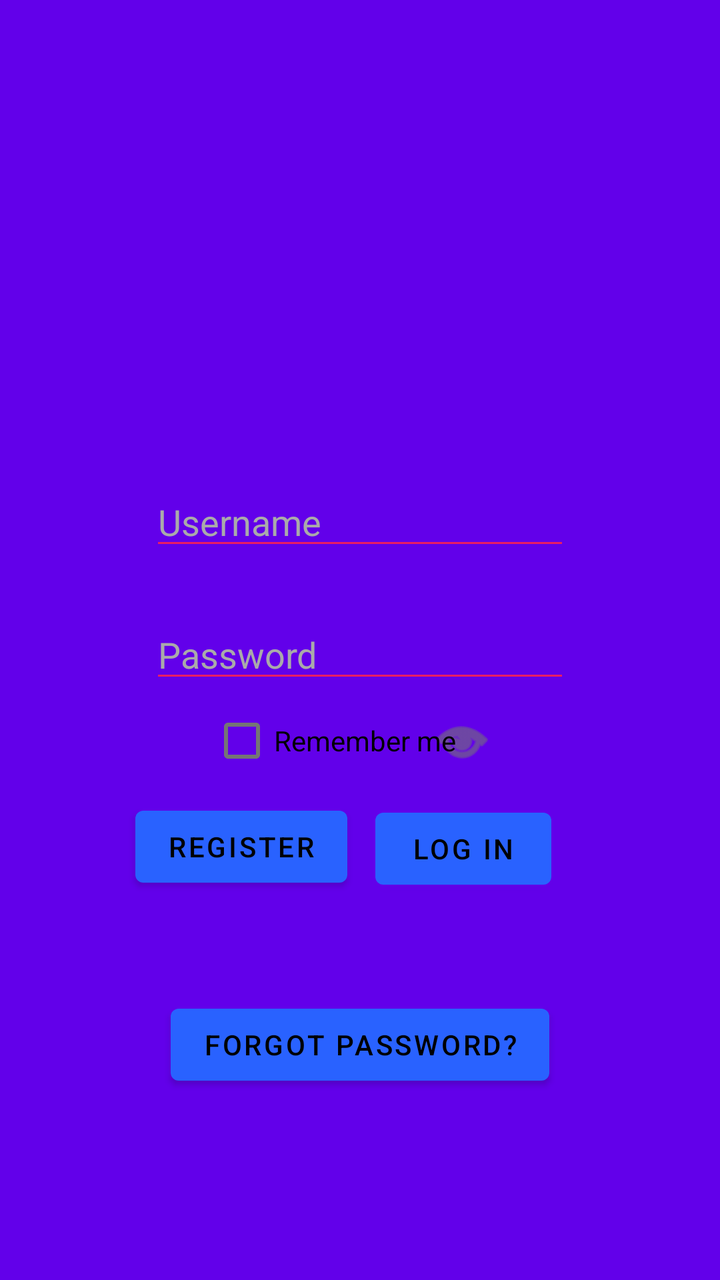
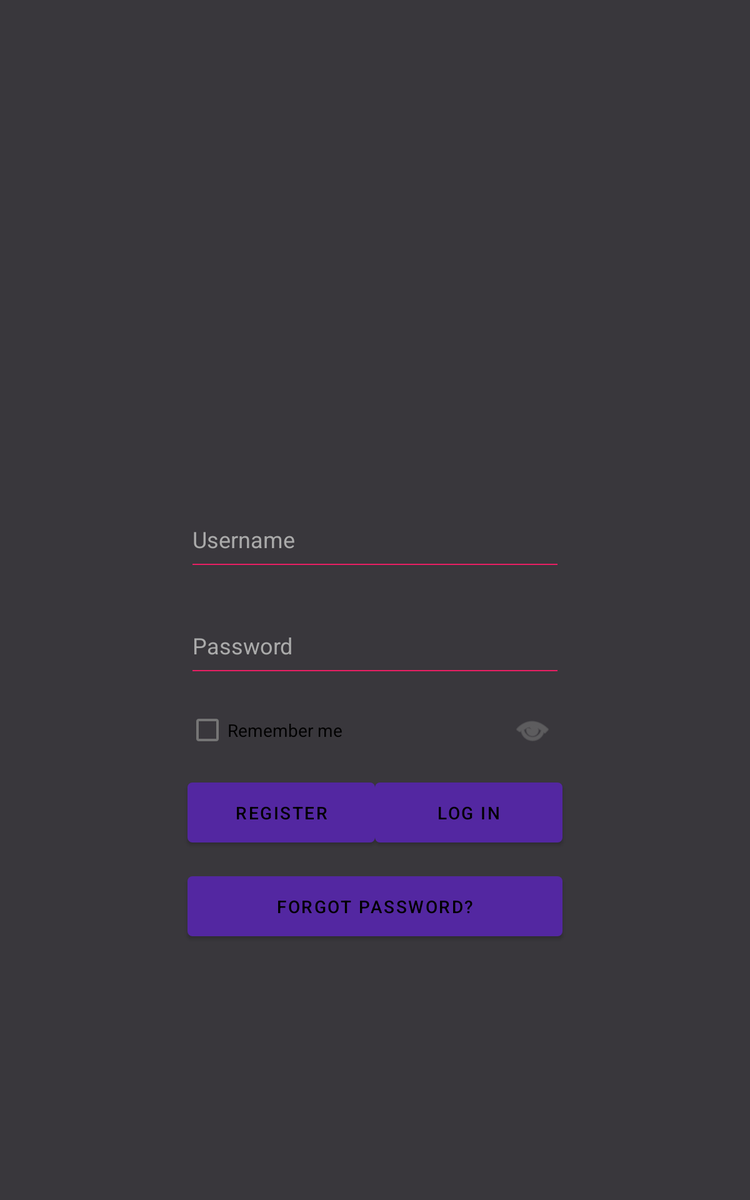

The same Android screen from two of the app's own layout files: first res/layout/ as a phone draws it, then the repository's variant for another configuration, drawn on a device whose configuration selects that folder. Both files follow.
<!-- AndroidManifest.xml: application theme Theme.Proje -->
<!-- res/layout/activity_main.xml -->
<?xml version="1.0" encoding="utf-8"?>
<androidx.constraintlayout.widget.ConstraintLayout xmlns:android="http://schemas.android.com/apk/res/android"
    xmlns:app="http://schemas.android.com/apk/res-auto"
    xmlns:tools="http://schemas.android.com/tools"
    android:layout_width="match_parent"
    android:layout_height="match_parent"
    android:background="#6200EA"
    tools:context=".Login.MainActivity">

    <EditText
        android:id="@+id/usernameText"
        android:layout_width="210dp"
        android:layout_height="40dp"
        android:layout_marginTop="240dp"
        android:ems="10"
        android:hint="@string/username"
        android:inputType="textPersonName"
        android:singleLine="false"
        android:textColor="@color/purple_200"
        android:textColorHint="@android:color/darker_gray"
        app:layout_constraintEnd_toEndOf="parent"
        app:layout_constraintStart_toStartOf="parent"
        app:layout_constraintTop_toTopOf="parent" />

    <EditText
        android:id="@+id/passwordText"
        android:layout_width="wrap_content"
        android:layout_height="wrap_content"
        android:layout_marginTop="25dp"
        android:layout_marginBottom="4dp"
        android:ems="10"
        android:hint="@string/hintPassword"
        android:inputType="textPassword"
        android:textColor="@color/purple_200"
        android:textColorHint="@android:color/darker_gray"
        app:layout_constraintBottom_toTopOf="@+id/loginButton"
        app:layout_constraintEnd_toEndOf="parent"
        app:layout_constraintStart_toStartOf="parent"
        app:layout_constraintTop_toBottomOf="@+id/usernameText" />

    <ImageView
        android:id="@+id/imageView"
        android:layout_width="150dp"
        android:layout_height="150dp"
        android:layout_marginTop="40dp"
        android:contentDescription="TODO"
        app:layout_constraintEnd_toEndOf="parent"
        app:layout_constraintStart_toStartOf="parent"
        app:layout_constraintTop_toTopOf="parent"
        app:srcCompat="@drawable/vektor_image"
        tools:ignore="VectorDrawableCompat" />

    <Button
        android:id="@+id/loginButton"
        android:layout_width="wrap_content"
        android:layout_height="wrap_content"
        android:layout_marginTop="50dp"
        android:layout_marginBottom="50dp"
        android:text="@string/butonLogin"
        android:textColor="@color/black"
        app:backgroundTint="#2962FF"
        app:layout_constraintBottom_toTopOf="@+id/forgotButton"
        app:layout_constraintEnd_toEndOf="parent"
        app:layout_constraintHorizontal_bias="0.69"
        app:layout_constraintStart_toStartOf="parent"
        app:layout_constraintTop_toBottomOf="@+id/passwordText" />


    <Button
        android:id="@+id/forgotButton"
        android:layout_width="wrap_content"
        android:layout_height="wrap_content"
        android:layout_marginTop="50dp"
        android:text="@string/butonForgot"
        android:textColor="@color/black"
        app:backgroundTint="#2962FF"
        app:layout_constraintEnd_toEndOf="parent"
        app:layout_constraintStart_toStartOf="parent"
        app:layout_constraintTop_toBottomOf="@+id/loginButton" />

    <Button
        android:id="@+id/registerButton"
        android:layout_width="wrap_content"
        android:layout_height="wrap_content"
        android:layout_marginTop="50dp"
        android:layout_marginBottom="50dp"
        android:text="@string/butonRegister"
        android:textColor="@color/black"
        app:backgroundTint="#2962FF"
        app:layout_constraintBottom_toTopOf="@+id/forgotButton"
        app:layout_constraintEnd_toStartOf="@+id/loginButton"
        app:layout_constraintHorizontal_bias="0.827"
        app:layout_constraintStart_toStartOf="parent"
        app:layout_constraintTop_toBottomOf="@+id/passwordText"
        app:layout_constraintVertical_bias="0.75" />

    <CheckBox
        android:id="@+id/viewPassword"
        android:layout_width="wrap_content"
        android:layout_height="wrap_content"
        android:layout_marginEnd="105dp"
        android:layout_marginRight="105dp"
        android:button="@android:drawable/ic_menu_view"
        app:layout_constraintBottom_toTopOf="@+id/loginButton"
        app:layout_constraintEnd_toEndOf="parent"
        app:layout_constraintTop_toBottomOf="@+id/passwordText"
        app:layout_constraintVertical_bias="0.0" />

    <CheckBox
        android:id="@+id/rememberCheck"
        android:layout_width="wrap_content"
        android:layout_height="wrap_content"
        android:layout_marginStart="105dp"
        android:layout_marginLeft="105dp"
        android:text="@string/remember"
        app:layout_constraintBottom_toTopOf="@+id/registerButton"
        app:layout_constraintStart_toStartOf="parent"
        app:layout_constraintTop_toBottomOf="@+id/passwordText"
        app:layout_constraintVertical_bias="0.0" />


</androidx.constraintlayout.widget.ConstraintLayout>
<!-- resources referenced by this layout -->
<resources>
  <color name="black">#FF000000</color>
  <color name="purple_200">#FFBB86FC</color>
  <string name="butonForgot" translatable="false">Forgot password?</string>
  <string name="butonLogin" translatable="false">Log In</string>
  <string name="butonRegister" translatable="false">Regıster</string>
  <string name="hintPassword" translatable="false">Password</string>
  <string name="remember" translatable="false">Remember me</string>
  <string name="username" translatable="false">Username</string>
  <style name="Theme.Proje" parent="Theme.MaterialComponents.DayNight.DarkActionBar">
          
          <item name="colorPrimary">@color/backgroundColor</item>
          <item name="colorPrimaryVariant">@color/purple_700</item>
          <item name="colorOnPrimary">@color/backgroundColor</item>
          
          <item name="colorSecondary">@color/backgroundColor</item>
          <item name="colorSecondaryVariant">@color/teal_700</item>
          <item name="colorOnSecondary">@color/black</item>
          
          <item name="android:statusBarColor" tools:targetApi="l">?attr/colorPrimaryVariant</item>
          
          <item name="backgroundColor">@color/backgroundColor</item>
          <item name="backgroundTint">#E91E63</item>
          <item name="editTextColor">#E91E63</item>
          <item name="windowNoTitle">true</item>
          <item name="windowActionBar">false</item>
      </style>
  <color name="backgroundColor">#5327A1</color>
  <color name="purple_700">#FF3700B3</color>
  <color name="teal_700">#FF018786</color>
</resources>
<!-- res/layout-large/activity_main.xml (the repository's variant of the layout above) -->
<!-- drawn on a 7-inch tablet held upright -->
<?xml version="1.0" encoding="utf-8"?>
<androidx.constraintlayout.widget.ConstraintLayout xmlns:android="http://schemas.android.com/apk/res/android"
    xmlns:app="http://schemas.android.com/apk/res-auto"
    xmlns:tools="http://schemas.android.com/tools"
    android:layout_width="match_parent"
    android:layout_height="match_parent"
    android:background="#39373C"
    tools:context=".Login.MainActivity">

    <EditText
        android:id="@+id/usernameText"
        android:layout_width="300dp"
        android:layout_height="60dp"
        android:layout_marginTop="100dp"
        android:ems="10"
        android:hint="@string/username"
        android:inputType="textPersonName"
        android:singleLine="false"
        android:textColor="@color/purple_200"
        android:textColorHint="@android:color/darker_gray"
        app:layout_constraintEnd_toEndOf="parent"
        app:layout_constraintStart_toStartOf="parent"
        app:layout_constraintTop_toBottomOf="@+id/imageView" />


    <EditText
        android:id="@+id/passwordText"
        android:layout_width="300dp"
        android:layout_height="60dp"
        android:layout_marginTop="25dp"
        android:ems="10"
        android:hint="@string/hintPassword"
        android:inputType="textPassword"
        android:textColor="@color/purple_200"
        android:textColorHint="@android:color/darker_gray"
        app:layout_constraintEnd_toEndOf="parent"
        app:layout_constraintStart_toStartOf="parent"
        app:layout_constraintTop_toBottomOf="@+id/usernameText" />

    <ImageView
        android:id="@+id/imageView"
        android:layout_width="200dp"
        android:layout_height="200dp"
        android:layout_marginTop="100dp"
        android:contentDescription="TODO"
        app:layout_constraintEnd_toEndOf="parent"
        app:layout_constraintStart_toStartOf="parent"
        app:layout_constraintTop_toTopOf="parent"
        app:srcCompat="@drawable/vektor_image"
        tools:ignore="VectorDrawableCompat" />

    <Button
        android:id="@+id/loginButton"
        android:layout_width="150dp"
        android:layout_height="60dp"
        android:layout_marginTop="75dp"
        android:layout_marginEnd="150dp"
        android:layout_marginRight="150dp"
        android:text="@string/butonLogin"
        android:textColor="@color/black"
        app:layout_constraintEnd_toEndOf="parent"
        app:layout_constraintTop_toBottomOf="@+id/passwordText" />

    <Button
        android:id="@+id/forgotButton"
        android:layout_width="300dp"
        android:layout_height="60dp"
        android:layout_marginTop="150dp"
        android:text="@string/butonForgot"
        android:textColor="@color/black"
        app:layout_constraintEnd_toEndOf="parent"
        app:layout_constraintStart_toStartOf="parent"
        app:layout_constraintTop_toBottomOf="@+id/passwordText" />

    <Button
        android:id="@+id/registerButton"
        android:layout_width="150dp"
        android:layout_height="60dp"
        android:layout_marginStart="150dp"
        android:layout_marginLeft="150dp"
        android:layout_marginTop="75dp"
        android:text="@string/butonRegister"
        android:textColor="@color/black"
        app:layout_constraintStart_toStartOf="parent"
        app:layout_constraintTop_toBottomOf="@+id/passwordText" />

    <CheckBox
        android:id="@+id/viewPassword"
        android:layout_width="wrap_content"
        android:layout_height="wrap_content"
        android:layout_marginTop="15dp"
        android:layout_marginEnd="150dp"
        android:layout_marginRight="150dp"
        android:button="@android:drawable/ic_menu_view"
        app:layout_constraintEnd_toEndOf="parent"
        app:layout_constraintTop_toBottomOf="@+id/passwordText" />

    <CheckBox
        android:id="@+id/rememberCheck"
        android:layout_width="wrap_content"
        android:layout_height="wrap_content"
        android:layout_marginStart="150dp"
        android:layout_marginLeft="150dp"
        android:layout_marginTop="15dp"
        android:text="Remember me"
        app:layout_constraintStart_toStartOf="parent"
        app:layout_constraintTop_toBottomOf="@+id/passwordText" />


</androidx.constraintlayout.widget.ConstraintLayout>
<!-- resources referenced by the variant -->
<!-- as a 7-inch tablet held upright resolves them -->
<resources>
  <color name="black">#FF000000</color>
  <color name="purple_200">#FFBB86FC</color>
  <string name="butonForgot" translatable="false">Forgot password?</string>
  <string name="butonLogin" translatable="false">Log In</string>
  <string name="butonRegister" translatable="false">Regıster</string>
  <string name="hintPassword" translatable="false">Password</string>
  <string name="username" translatable="false">Username</string>
  <style name="Theme.Proje" parent="Theme.MaterialComponents.DayNight.DarkActionBar">
          
          <item name="colorPrimary">@color/backgroundColor</item>
          <item name="colorPrimaryVariant">@color/purple_700</item>
          <item name="colorOnPrimary">@color/backgroundColor</item>
          
          <item name="colorSecondary">@color/backgroundColor</item>
          <item name="colorSecondaryVariant">@color/teal_700</item>
          <item name="colorOnSecondary">@color/black</item>
          
          <item name="android:statusBarColor" tools:targetApi="l">?attr/colorPrimaryVariant</item>
          
          <item name="backgroundColor">@color/backgroundColor</item>
          <item name="backgroundTint">#E91E63</item>
          <item name="editTextColor">#E91E63</item>
          <item name="windowNoTitle">true</item>
          <item name="windowActionBar">false</item>
      </style>
  <color name="backgroundColor">#5327A1</color>
  <color name="purple_700">#FF3700B3</color>
  <color name="teal_700">#FF018786</color>
</resources>
